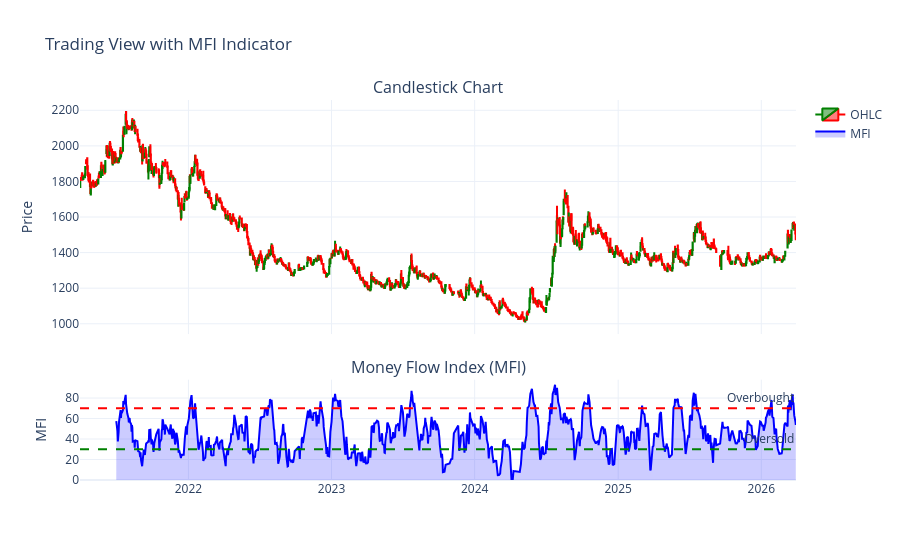

Here is the notebook cell this chart was saved with:
### Code cell
import plotly.graph_objects as go
from plotly.subplots import make_subplots

# Create subplots with 2 rows and shared x-axis
fig = make_subplots(
    rows=2, cols=1,
    shared_xaxes=True,
    vertical_spacing=0.12,
    row_heights=[0.7, 0.3],
    subplot_titles=("Candlestick Chart", "Money Flow Index (MFI)")
)

# Convert date to string to use as categorical axis (preserves gaps)
df_plot['Date_str'] = df_plot['Date'].astype(str)

# Add candlestick chart to the first subplot
fig.add_trace(
    go.Candlestick(
        x=df_plot['Date_str'],
        open=df_plot['Open'],
        high=df_plot['High'],
        low=df_plot['Low'],
        close=df_plot['Close'],
        name='OHLC',
        increasing_line_color='green',
        decreasing_line_color='red',
    ),
    row=1, col=1
)

# Add MFI line chart to the second subplot
fig.add_trace(
    go.Scatter(
        x=df_plot['Date_str'],
        y=df_plot['mfi'],
        mode='lines',
        name='MFI',
        line=dict(color='blue', width=2),
        fill='tozeroy',
        fillcolor='rgba(0, 0, 255, 0.2)'
    ),
    row=2, col=1
)

# Add horizontal line at 70 and 30 for overbought/oversold
fig.add_hline(y=70, line_dash="dash", line_color="red", annotation_text="Overbought", row=2)
fig.add_hline(y=30, line_dash="dash", line_color="green", annotation_text="Oversold", row=2)

# Update layout
fig.update_layout(
    height=700,
    title_text="Trading View with MFI Indicator",
    xaxis_rangeslider_visible=False,
    hovermode='x unified',
    template='plotly_white'
)

# Update y-axes labels
fig.update_yaxes(title_text="Price", row=1, col=1)
fig.update_yaxes(title_text="MFI", row=2, col=1)

fig.show()

### Figure 1 — Plotly figure (JSON) as saved in the notebook; plotly's stock layout.template omitted (floating-point values rounded to 4 significant figures; data arrays with more than 128 entries replaced by an {"elided": "..."} marker saying what was removed)
{"data": [{"close": {"elided": "1158 float values"}, "decreasing": {"line": {"color": "red"}}, "high": {"elided": "1158 float values"}, "increasing": {"line": {"color": "green"}}, "low": {"elided": "1158 float values"}, "name": "OHLC", "open": {"elided": "1158 float values"}, "type": "candlestick", "x": {"elided": "1158 str values"}, "xaxis": "x", "yaxis": "y"}, {"fill": "tozeroy", "fillcolor": "rgba(0, 0, 255, 0.2)", "line": {"color": "blue", "width": 2}, "mode": "lines", "name": "MFI", "type": "scatter", "x": {"elided": "1158 str values"}, "xaxis": "x2", "y": {"elided": "1158 float values"}, "yaxis": "y2"}], "layout": {"annotations": [{"font": {"size": 16}, "showarrow": false, "text": "Candlestick Chart", "x": 0.5, "xanchor": "center", "xref": "paper", "y": 1, "yanchor": "bottom", "yref": "paper"}, {"font": {"size": 16}, "showarrow": false, "text": "Money Flow Index (MFI)", "x": 0.5, "xanchor": "center", "xref": "paper", "y": 0.264, "yanchor": "bottom", "yref": "paper"}, {"showarrow": false, "text": "Overbought", "x": 1, "xanchor": "right", "xref": "x2 domain", "y": 70, "yanchor": "bottom", "yref": "y2"}, {"showarrow": false, "text": "Oversold", "x": 1, "xanchor": "right", "xref": "x2 domain", "y": 30, "yanchor": "bottom", "yref": "y2"}], "autosize": true, "hovermode": "x unified", "shapes": [{"line": {"color": "red", "dash": "dash"}, "type": "line", "x0": 0, "x1": 1, "xref": "x2 domain", "y0": 70, "y1": 70, "yref": "y2"}, {"line": {"color": "green", "dash": "dash"}, "type": "line", "x0": 0, "x1": 1, "xref": "x2 domain", "y0": 30, "y1": 30, "yref": "y2"}], "title": {"text": "Trading View with MFI Indicator"}, "xaxis": {"anchor": "y", "autorange": true, "domain": [0, 1], "matches": "x2", "range": ["2021-03-30 12:00", "2026-03-30 12:00"], "rangeslider": {"visible": false, "yaxis": {}}, "showticklabels": false, "type": "date"}, "xaxis2": {"anchor": "y2", "autorange": true, "domain": [0, 1], "range": ["2021-03-30 12:00", "2026-03-30 12:00"], "type": "date"}, "yaxis": {"anchor": "x", "autorange": true, "domain": [0.384, 1], "range": [942.0, 2258.0], "title": {"text": "Price"}}, "yaxis2": {"anchor": "x2", "autorange": true, "domain": [0, 0.264], "range": [0, 97.94], "title": {"text": "MFI"}, "type": "linear"}}}
